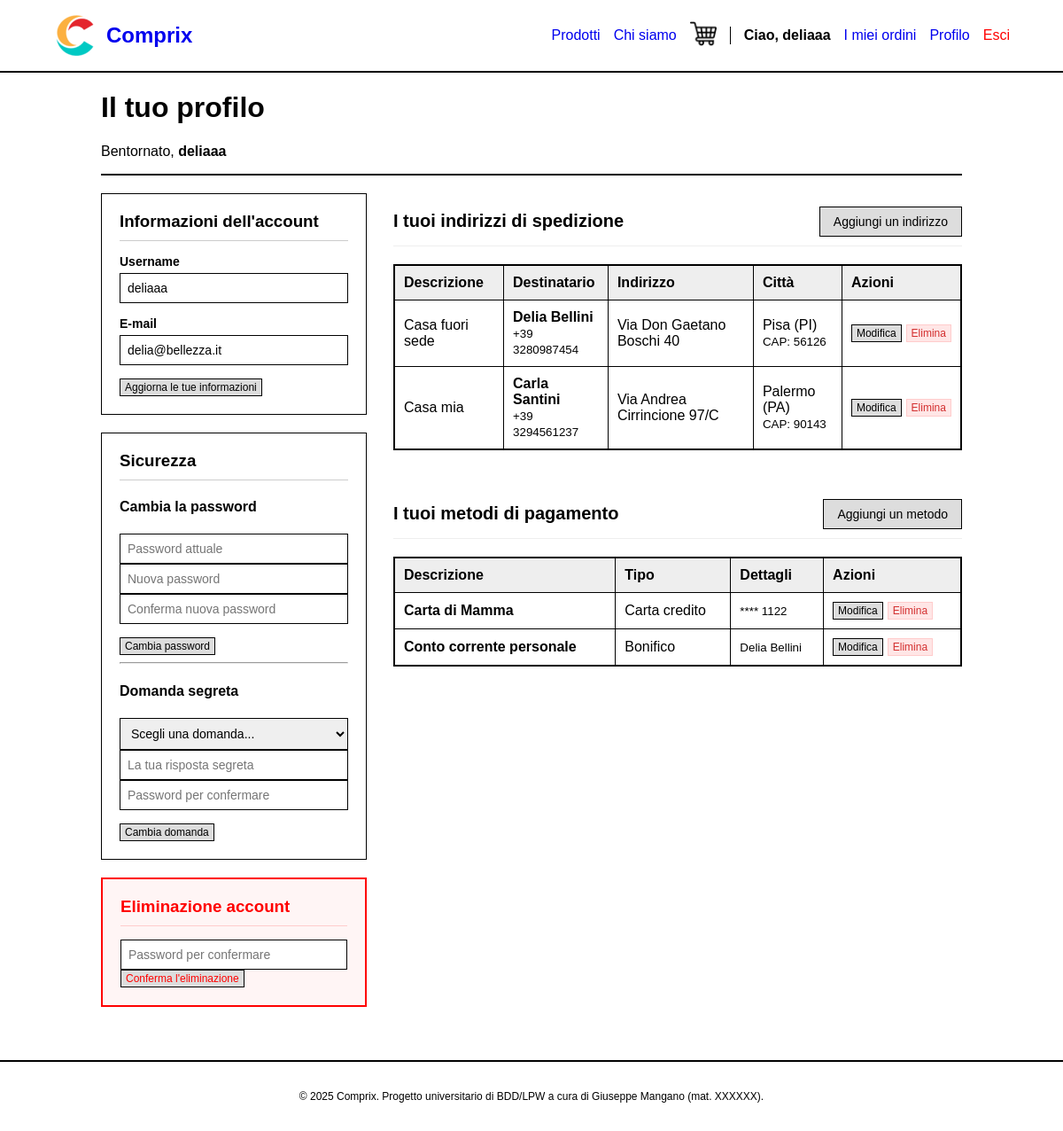
The page /account/profilo.php (signed in) on the database its author committed.
### tables this page shows
CREATE TABLE `cliente` (
  `id` int(10) UNSIGNED NOT NULL,
  `username` varchar(50) NOT NULL,
  `password_hash` varchar(72) NOT NULL,
  `email` varchar(320) NOT NULL,
  `domanda_segreta` varchar(80) NOT NULL,
  `risposta_segreta_hash` varchar(72) NOT NULL,
  `data_iscrizione` datetime NOT NULL DEFAULT current_timestamp()
);

CREATE TABLE `indirizzo_spedizione` (
  `id` int(10) UNSIGNED NOT NULL,
  `id_cliente` int(10) UNSIGNED NOT NULL,
  `nome` varchar(50) NOT NULL,
  `cognome` varchar(50) NOT NULL,
  `telefono` varchar(20) NOT NULL,
  `indirizzo` varchar(150) NOT NULL,
  `citta` varchar(50) NOT NULL,
  `cap` varchar(10) NOT NULL,
  `provincia` char(2) NOT NULL,
  `descrizione` varchar(70) DEFAULT NULL
);

CREATE TABLE `metodo_pagamento` (
  `id` int(10) UNSIGNED NOT NULL,
  `id_cliente` int(10) UNSIGNED NOT NULL,
  `tipo` enum('carta_credito','carta_debito','paypal','bonifico','contrassegno') NOT NULL,
  `descrizione` varchar(70) NOT NULL,
  `dati_pagamento` longtext NOT NULL CHECK (json_valid(`dati_pagamento`))
);

### src/includes/config.php (called while the page is built, shortened)
<?php
function h(?string $string): string {
    return htmlspecialchars($string ?? "", ENT_QUOTES | ENT_HTML5, "UTF-8");
}
function utenteAutenticato(): bool {
    return isset($_SESSION["user_id"]) && isset($_SESSION["user_type"]);
}
function verificaCliente(): bool {
    return utenteAutenticato() && $_SESSION["user_type"] === "cliente";
}

### src/account/profilo.php (the view, shortened to what this page needs)
<?php
require_once "../includes/config.php";
$id_utente = $_SESSION["user_id"];
$tipo_utente = $_SESSION["user_type"];
$stmt = $pdo->prepare("SELECT username, email FROM $tipo_utente WHERE id = ?");
$stmt->execute([$id_utente]);
$dati_utente = $stmt->fetch();
$indirizzi = [];
$pagamenti = [];
if (verificaCliente()) {
    $stmt_indirizzi = $pdo->prepare("SELECT * FROM indirizzo_spedizione WHERE id_cliente = ?");
    $stmt_indirizzi->execute([$id_utente]);
    $indirizzi = $stmt_indirizzi->fetchAll();
    $stmt_pagamenti = $pdo->prepare("SELECT * FROM metodo_pagamento WHERE id_cliente = ?");
    $stmt_pagamenti->execute([$id_utente]);
    $pagamenti = $stmt_pagamenti->fetchAll();
}
include "../includes/header.php";
?>
<div class="container">
    <div style="border-bottom: 2px solid #000; margin-bottom: 20px;">
        <h1>Il tuo profilo</h1>
        <p>Bentornato, <strong><?= h($dati_utente["username"]) ?></strong></p>
    </div>
    <div class="profile-layout">
        <aside class="profile-sidebar">
            <div class="profile-card">
                <h3>Informazioni dell'account</h3>
                <form action="../controllers/controller_modifica_profilo.php" method="POST">
                    <div class="form-group">
                        <label for="username">Username</label>
                        <input type="text"
                            id="username"
                            name="username"
                            class="form-control"
                            minlength="3"
                            maxlength="50"
                            pattern="[a-zA-Z0-9._]{3,50}"
                            value="<?= h($dati_utente["username"]) ?>"
                            required>
                    </div>
                    <div class="form-group">
                        <label for="email">E-mail</label>
                        <input type="email"
                            id="email"
                            name="email"
                            class="form-control"
                            maxlength="254"
                            value="<?= h($dati_utente["email"]) ?>"
                            required>
                    </div>
                    <button type="submit" class="btn-primary btn-sm">Aggiorna le tue informazioni</button>
                </form>
            </div>
            <div class="profile-card">
                <h3>Sicurezza</h3>
                <div>
                    <h4>Cambia la password</h4>
                    <form action="../controllers/controller_modifica_profilo.php" method="POST">
                        <div class="form-group">
                            <input type="password"
                                id="old-password"
                                name="old_password"
                                class="form-control"
                                minlength="8"
                                maxlength="64"
                                pattern="(?=.*[a-z])(?=.*[A-Z])(?=.*\d).{8,64}"
                                placeholder="Password attuale"
                                required>
                            <input type="password"
                                id="new-password"
                                name="new_password"
                                class="form-control"
                                minlength="8"
                                maxlength="64"
                                pattern="(?=.*[a-z])(?=.*[A-Z])(?=.*\d).{8,64}"
                                placeholder="Nuova password"
                                required>
                            <input type="password"
                                id="confirm-password"
                                name="confirm_password"
                                class="form-control"
                                minlength="8"
                                maxlength="64"
                                pattern="(?=.*[a-z])(?=.*[A-Z])(?=.*\d).{8,64}"
                                placeholder="Conferma nuova password"
                                required>
                        </div>
                        <button type="submit" class="btn-secondary btn-sm">Cambia password</button>
                    </form>
                </div>
                <hr>
                <div>
                    <h4>Domanda segreta</h4>
                    <form action="../controllers/controller_modifica_profilo.php" method="POST">
                        <div class="form-group">
                            <select name="domanda_segreta" class="form-control" required>
                                <option value="">Scegli una domanda...</option>
                            </select>
                            <input type="text"
                                id="risposta-segreta"
                                name="risposta_segreta"
                                class="form-control"
                                minlength="2"
                                maxlenght="100"
                                placeholder="La tua risposta segreta"
                                required>
                            <input type="password"
                                id="verify-password"
                                name="verify_password"
                                class="form-control"
                                placeholder="Password per confermare"
                                required>
                        </div>
                        <button type="submit" class="btn-secondary btn-sm">Cambia domanda</button>
                    </form>
                </div>
            </div>
            <div class="profile-card danger-zone">
                <h3>Eliminazione account</h3>
                <form id="form_delete_account" action="../controllers/controller_modifica_profilo.php" method="POST">
                    <input type="password"
                        id="delete-account-password"
                        name="delete_account_password"
                        class="form-control"
                        placeholder="Password per confermare"
                        required>
                    <button type="submit" class="btn-secondary btn-sm text-danger">Conferma l'eliminazione</button>
                </form>
            </div>
        </aside>
        <div class="profile-main">
            <?php if (verificaCliente()): ?>
                <section style="margin-bottom: 40px;">
                    <header style="display: flex; justify-content: space-between; align-items: center; margin-bottom: 15px; border-bottom: 1px solid #eee; padding-bottom: 10px;">
                        <h2 style="margin: 0; font-size: 20px;">I tuoi indirizzi di spedizione</h2>
                        <a href="aggiungi_indirizzo.php" class="btn-primary" style="width: auto;">Aggiungi un indirizzo</a>
                    </header>
                    <?php if (empty($indirizzi)): ?>
                        <p style="font-style: italic; color: #666;">Non hai ancora salvato nessun indirizzo.</p>
                    <?php else: ?>
                        <div class="table-container">
                            <table>
                                <thead>
                                    <tr>
                                        <th>Descrizione</th>
                                        <th>Destinatario</th>
                                        <th>Indirizzo</th>
                                        <th>Città</th>
                                        <th>Azioni</th>
                                    </tr>
                                </thead>
                                <tbody>
                                    <?php foreach ($indirizzi as $indirizzo): ?>
                                        <tr>
                                            <td><?= h($indirizzo["descrizione"]) ?></td>
                                            <td>
                                                <strong><?= h($indirizzo["nome"] . " " . $indirizzo["cognome"]) ?></strong><br>
                                                <small><?= h($indirizzo["telefono"]) ?></small>
                                            </td>
                                            <td><?= h($indirizzo["indirizzo"]) ?></td>
                                            <td><?= h($indirizzo["citta"]) ?> (<?= h($indirizzo["provincia"]) ?>)<br><small>CAP: <?= h($indirizzo["cap"]) ?></small></td>
                                            <td>
                                                <div class="table-actions">
                                                    <a href="modifica_indirizzo.php?id=<?= $indirizzo["id"] ?>" class="btn-primary btn-sm">Modifica</a>
                                                    <button type="button"
                                                        class="btn-secondary btn-sm delete-addr-trigger"
                                                        data-id="<?= $indirizzo["id"] ?>"
                                                        style="background-color: #ffe6e6; color: #d32f2f; border-color: #ffcccc;">
                                                        Elimina
                                                    </button>
                                                </div>
                                            </td>
                                        </tr>
                                    <?php endforeach; ?>
                                </tbody>
                            </table>
                        </div>
                    <?php endif; ?>
                </section>
                <section>
                    <header style="display: flex; justify-content: space-between; align-items: center; margin-bottom: 15px; border-bottom: 1px solid #eee; padding-bottom: 10px;">
                        <h2 style="margin: 0; font-size: 20px;">I tuoi metodi di pagamento</h2>
                        <a href="aggiungi_pagamento.php" class="btn-primary" style="width: auto;">Aggiungi un metodo</a>
                    </header>
                    <?php if (empty($pagamenti)): ?>
                        <p style="font-style: italic; color: #666;">Non hai ancora salvato nessun metodo di pagamento.</p>
                    <?php else: ?>
                        <div class="table-container">
                            <table>
                                <thead>
                                    <tr>
                                        <th>Descrizione</th>
                                        <th>Tipo</th>
                                        <th>Dettagli</th>
                                        <th>Azioni</th>
                                    </tr>
                                </thead>
                                <tbody>
                                    <?php foreach ($pagamenti as $pagamento):
                                        $dati = json_decode($pagamento["dati_pagamento"], true);
                                        $info_extra = "";
                                        if ($pagamento["tipo"] == "carta_credito" || $pagamento["tipo"] == "carta_debito") {
                                            $info_extra = "**** " . substr($dati["numero_carta"], -4);
                                        } elseif ($pagamento["tipo"] == "paypal") {
                                            $info_extra = h($dati["email_paypal"]);
                                        } elseif ($pagamento["tipo"] == "bonifico") {
                                            $info_extra = h($dati["intestatario"]);
                                        }
                                    ?>
                                        <tr>
                                            <td><strong><?= h($pagamento["descrizione"]) ?></strong></td>
                                            <td><?= ucfirst(str_replace("_", " ", $pagamento["tipo"])) ?></td>
                                            <td><small><?= $info_extra ?></small></td>
                                            <td>
                                                <div class="table-actions">
                                                    <a href="modifica_pagamento.php?id=<?= $pagamento["id"] ?>" class="btn-primary btn-sm">Modifica</a>
                                                    <button type="button"
                                                        class="btn-secondary btn-sm delete-pay-trigger"
                                                        data-id="<?= $pagamento["id"] ?>"
                                                        style="background-color: #ffe6e6; color: #d32f2f; border-color: #ffcccc;">
                                                        Elimina
                                                    </button>
                                                </div>
                                            </td>
                                        </tr>
                                    <?php endforeach; ?>
                                </tbody>
                            </table>
                        </div>
                    <?php endif; ?>
                </section>
            <?php endif; ?>
        </div>
    </div>
</div>
<?php include "../includes/footer.php"; ?>

### src/assets/css/style.css (style rules this page uses)
body { font-family: Arial, sans-serif; margin: 0; padding: 0; background-color: #ffffff; color: #000000; }
.container { width: 90%; margin: 0 auto; max-width: 1200px; }
a { text-decoration: none; color: #0000ee; }
.text-danger { color: red !important; }
.btn-primary, .btn-secondary { display: inline-block; padding: 8px 15px; border: 1px solid #000; background-color: #ddd; color: #000; cursor: pointer; text-align: center; font-size: 14px; width: 100%; box-sizing: border-box; }
.btn-sm { padding: 2px 5px; font-size: 12px; width: auto; }
header { border-bottom: 2px solid #000; padding: 15px 0; margin-bottom: 20px; }
.form-group { margin-bottom: 15px; }
.form-group label { display: block; margin-bottom: 5px; font-weight: bold; font-size: 14px; }
.form-control { width: 100%; padding: 8px; border: 1px solid #000; font-size: 14px; box-sizing: border-box; }
.table-container { overflow-x: auto; border: 1px solid #000; margin-top: 20px; }
table { width: 100%; border-collapse: collapse; min-width: 600px; }
th, td { border: 1px solid #000; padding: 10px; text-align: left; vertical-align: middle; }
th { background-color: #eee; font-weight: bold; }
.table-actions { display: flex; gap: 5px; }
.profile-layout { display: flex; gap: 30px; margin-top: 20px; }
.profile-sidebar { width: 300px; flex-shrink: 0; }
.profile-main { flex-grow: 1; }
.profile-card { border: 1px solid #000; padding: 20px; margin-bottom: 20px; background-color: #fff; }
.profile-card h3 { margin-top: 0; border-bottom: 1px solid #ccc; padding-bottom: 10px; margin-bottom: 15px; display: flex; justify-content: space-between; align-items: center; }
.danger-zone { border: 2px solid red; background-color: #fff5f5; }
.danger-zone h3 { color: red; border-bottom-color: #ffcccc; }

### rows shown on the page
cliente: username "deliaaa", email "delia@bellezza.it"
indirizzo_spedizione: descrizione "Casa fuori sede", nome+cognome "Delia Bellini", telefono "+39 3280987454", indirizzo "Via Don Gaetano Boschi 40", citta "Pisa", provincia "PI", cap "56126"
indirizzo_spedizione: descrizione "Casa mia", nome+cognome "Carla Santini", telefono "+39 3294561237", indirizzo "Via Andrea Cirrincione 97/C", citta "Palermo", provincia "PA", cap "90143"
metodo_pagamento: descrizione "Carta di Mamma", tipo "Carta credito", dati_pagamento "**** 1122"
metodo_pagamento: descrizione "Conto corrente personale", tipo "Bonifico", dati_pagamento "Delia Bellini"

### other values the page prints
NOME_SITO "Comprix"
$_SESSION["username"] "deliaaa"
